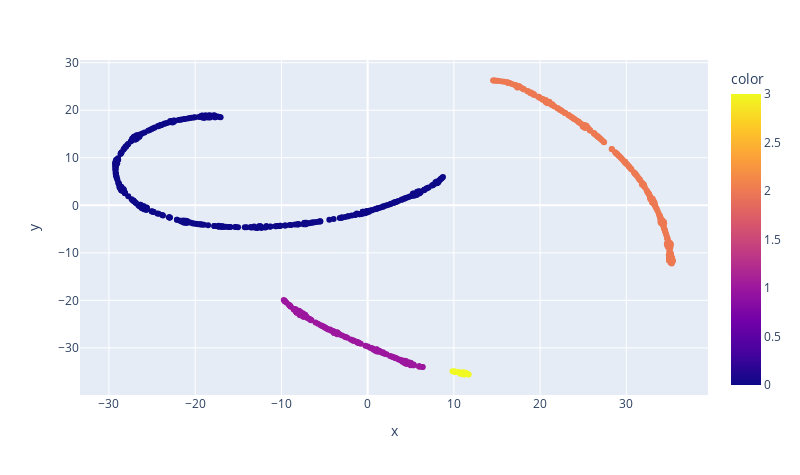

The code cell stored with this chart in its notebook:
### Code cell
# '''
# Clustering of t-SNE using K-means

# X = [Country, Time, Features]
# Plot the clusters against properties
# '''
# X = X_embedded
# kmeans = KMeans(n_clusters=3, random_state=0).fit(X)
# # plt.scatter(X[:, 0], X[:, 1], c= kmeans.labels_)
# scatter2d(X, kmeans.labels_, [0, 1])

'''
Clustering of t-SNE using DBSCAN
'''
X = X_embedded
dbs = DBSCAN(eps=2, n_jobs=-1).fit(X)
scatter2d(X, dbs.labels_, [0, 1])

### Figure 1 — Plotly figure (JSON) as saved in the notebook; plotly's stock layout.template omitted (floating-point values rounded to 4 significant figures; data arrays with more than 128 entries replaced by an {"elided": "..."} marker saying what was removed)
{"data": [{"hovertemplate": "x=%{x}<br>y=%{y}<br>color=%{marker.color}<extra></extra>", "legendgroup": "", "marker": {"color": {"elided": "720 int values"}, "coloraxis": "coloraxis", "symbol": "circle"}, "mode": "markers", "name": "", "orientation": "v", "showlegend": false, "type": "scatter", "x": {"elided": "720 float values"}, "xaxis": "x", "y": {"elided": "720 float values"}, "yaxis": "y"}], "layout": {"coloraxis": {"colorbar": {"title": {"text": "color"}}, "colorscale": [[0, "#0d0887"], [0.1111, "#46039f"], [0.2222, "#7201a8"], [0.3333, "#9c179e"], [0.4444, "#bd3786"], [0.5556, "#d8576b"], [0.6667, "#ed7953"], [0.7778, "#fb9f3a"], [0.8889, "#fdca26"], [1, "#f0f921"]]}, "height": 475, "legend": {"tracegroupgap": 0}, "margin": {"t": 60}, "width": 800, "xaxis": {"anchor": "y", "domain": [0, 1], "title": {"text": "x"}}, "yaxis": {"anchor": "x", "domain": [0, 1], "title": {"text": "y"}}}}
